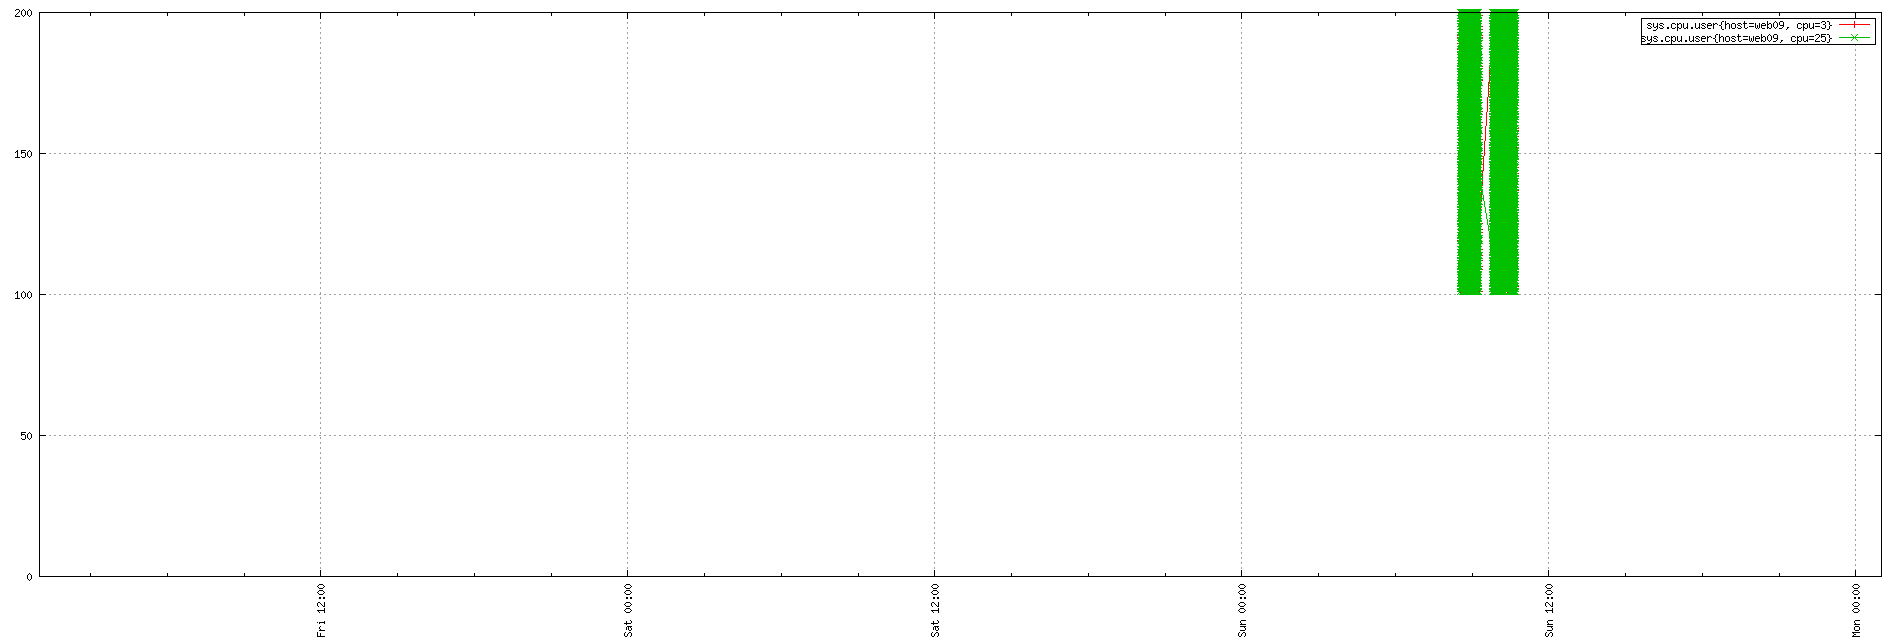

Write gnuplot code to recreate this figure.
set term png small size 1900,644
set xdata time
set timefmt "%s"
if (GPVAL_VERSION < 4.6) set xtics rotate; else set xtics rotate right
set output "${TMPDIR-'tmp'}/tsd/f4db9d34.png"
set xrange ["1673571600":"1673830800"]
set format x "%a %H:%M"
set grid
set style data linespoint
set key right box
set yrange [0:]
plot  "${TMPDIR-'tmp'}/tsd/f4db9d34_0.dat" using 1:2 title "sys.cpu.user{host=web09, cpu=3}", \
 "${TMPDIR-'tmp'}/tsd/f4db9d34_1.dat" using 1:2 title "sys.cpu.user{host=web09, cpu=25}"
